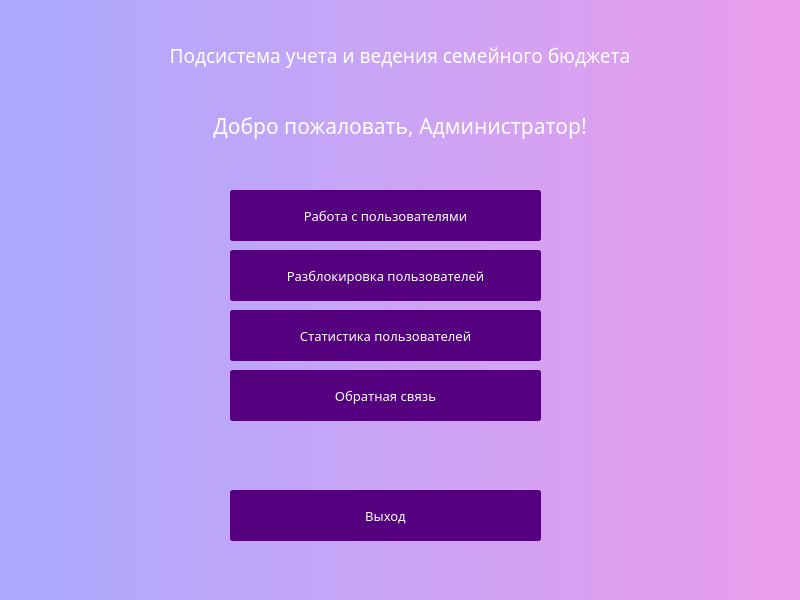
<?xml version="1.0" encoding="UTF-8"?>
<ui version="4.0">
 <class>AdminMenu</class>
 <widget class="QDialog" name="AdminMenu">
  <property name="geometry">
   <rect>
    <x>0</x>
    <y>0</y>
    <width>800</width>
    <height>600</height>
   </rect>
  </property>
  <property name="minimumSize">
   <size>
    <width>800</width>
    <height>600</height>
   </size>
  </property>
  <property name="maximumSize">
   <size>
    <width>800</width>
    <height>600</height>
   </size>
  </property>
  <property name="windowTitle">
   <string>Dialog</string>
  </property>
  <property name="styleSheet">
   <string notr="true">background-color: qlineargradient(spread:pad, x1:0, y1:0, x2:1, y2:0, stop:0 rgb(170, 170, 255), stop:1 rgb(235, 157, 235));</string>
  </property>
  <widget class="QLabel" name="label_2">
   <property name="geometry">
    <rect>
     <x>0</x>
     <y>110</y>
     <width>800</width>
     <height>31</height>
    </rect>
   </property>
   <property name="minimumSize">
    <size>
     <width>800</width>
     <height>0</height>
    </size>
   </property>
   <property name="maximumSize">
    <size>
     <width>800</width>
     <height>16777215</height>
    </size>
   </property>
   <property name="font">
    <font>
     <family>Century Gothic</family>
     <pointsize>16</pointsize>
    </font>
   </property>
   <property name="styleSheet">
    <string notr="true">color: rgb(255, 255, 255);</string>
   </property>
   <property name="frameShadow">
    <enum>QFrame::Plain</enum>
   </property>
   <property name="text">
    <string>Добро пожаловать, Администратор!</string>
   </property>
   <property name="alignment">
    <set>Qt::AlignCenter</set>
   </property>
  </widget>
  <widget class="QPushButton" name="feedbackBtn">
   <property name="geometry">
    <rect>
     <x>230</x>
     <y>370</y>
     <width>311</width>
     <height>51</height>
    </rect>
   </property>
   <property name="font">
    <font>
     <family>Century Gothic</family>
     <pointsize>10</pointsize>
    </font>
   </property>
   <property name="styleSheet">
    <string notr="true">QPushButton{
	background-color:rgb(85, 0, 127);
border-radius: 3px;
border: 2px solid rgb(85, 0, 127);
color:rgb(255, 255, 255);
}

QPushButton::hover{
	background-color: rgb(108, 0, 162);
	border: 2px solid rgb(108, 0, 162);
}

QPushButton::pressed{
	background-color:rgb(129, 0, 193);
	border-bottom: 2px solid rgb(129, 0, 193);
	border-leftt:  2px solid rgb(129, 0, 193);
	border-right:  2px solid rgb(129, 0, 193);
}


</string>
   </property>
   <property name="text">
    <string>Обратная связь</string>
   </property>
  </widget>
  <widget class="QPushButton" name="quitBtn">
   <property name="geometry">
    <rect>
     <x>230</x>
     <y>490</y>
     <width>311</width>
     <height>51</height>
    </rect>
   </property>
   <property name="font">
    <font>
     <family>Century Gothic</family>
     <pointsize>10</pointsize>
    </font>
   </property>
   <property name="styleSheet">
    <string notr="true">QPushButton{
	background-color:rgb(85, 0, 127);
border-radius: 3px;
border: 2px solid rgb(85, 0, 127);
color:rgb(255, 255, 255);
}

QPushButton::hover{
	background-color: rgb(108, 0, 162);
	border: 2px solid rgb(108, 0, 162);
}

QPushButton::pressed{
	background-color:rgb(129, 0, 193);
	border-bottom: 2px solid rgb(129, 0, 193);
	border-leftt:  2px solid rgb(129, 0, 193);
	border-right:  2px solid rgb(129, 0, 193);
}


</string>
   </property>
   <property name="text">
    <string>Выход</string>
   </property>
  </widget>
  <widget class="QLabel" name="label">
   <property name="geometry">
    <rect>
     <x>0</x>
     <y>40</y>
     <width>800</width>
     <height>31</height>
    </rect>
   </property>
   <property name="minimumSize">
    <size>
     <width>800</width>
     <height>0</height>
    </size>
   </property>
   <property name="maximumSize">
    <size>
     <width>800</width>
     <height>16777215</height>
    </size>
   </property>
   <property name="font">
    <font>
     <family>Century Gothic</family>
     <pointsize>14</pointsize>
    </font>
   </property>
   <property name="styleSheet">
    <string notr="true">color: rgb(255, 255, 255);</string>
   </property>
   <property name="frameShadow">
    <enum>QFrame::Plain</enum>
   </property>
   <property name="text">
    <string>Подсистема учета и ведения семейного бюджета</string>
   </property>
   <property name="alignment">
    <set>Qt::AlignCenter</set>
   </property>
  </widget>
  <widget class="QPushButton" name="usersStatsBtn">
   <property name="geometry">
    <rect>
     <x>230</x>
     <y>310</y>
     <width>311</width>
     <height>51</height>
    </rect>
   </property>
   <property name="font">
    <font>
     <family>Century Gothic</family>
     <pointsize>10</pointsize>
    </font>
   </property>
   <property name="styleSheet">
    <string notr="true">QPushButton{
	background-color:rgb(85, 0, 127);
border-radius: 3px;
border: 2px solid rgb(85, 0, 127);
color:rgb(255, 255, 255);
}

QPushButton::hover{
	background-color: rgb(108, 0, 162);
	border: 2px solid rgb(108, 0, 162);
}

QPushButton::pressed{
	background-color:rgb(129, 0, 193);
	border-bottom: 2px solid rgb(129, 0, 193);
	border-leftt:  2px solid rgb(129, 0, 193);
	border-right:  2px solid rgb(129, 0, 193);
}


</string>
   </property>
   <property name="text">
    <string>Статистика пользователей</string>
   </property>
  </widget>
  <widget class="QPushButton" name="workWithUsersBtn">
   <property name="geometry">
    <rect>
     <x>230</x>
     <y>190</y>
     <width>311</width>
     <height>51</height>
    </rect>
   </property>
   <property name="font">
    <font>
     <family>Century Gothic</family>
     <pointsize>10</pointsize>
    </font>
   </property>
   <property name="styleSheet">
    <string notr="true">QPushButton{
	background-color:rgb(85, 0, 127);
border-radius: 3px;
border: 2px solid rgb(85, 0, 127);
color:rgb(255, 255, 255);
}

QPushButton::hover{
	background-color: rgb(108, 0, 162);
	border: 2px solid rgb(108, 0, 162);
}

QPushButton::pressed{
	background-color:rgb(129, 0, 193);
	border-bottom: 2px solid rgb(129, 0, 193);
	border-leftt:  2px solid rgb(129, 0, 193);
	border-right:  2px solid rgb(129, 0, 193);
}


</string>
   </property>
   <property name="text">
    <string>Работа с пользователями</string>
   </property>
  </widget>
  <widget class="QPushButton" name="unblockedBtn">
   <property name="geometry">
    <rect>
     <x>230</x>
     <y>250</y>
     <width>311</width>
     <height>51</height>
    </rect>
   </property>
   <property name="font">
    <font>
     <family>Century Gothic</family>
     <pointsize>10</pointsize>
    </font>
   </property>
   <property name="styleSheet">
    <string notr="true">QPushButton{
	background-color:rgb(85, 0, 127);
border-radius: 3px;
border: 2px solid rgb(85, 0, 127);
color:rgb(255, 255, 255);
}

QPushButton::hover{
	background-color: rgb(108, 0, 162);
	border: 2px solid rgb(108, 0, 162);
}

QPushButton::pressed{
	background-color:rgb(129, 0, 193);
	border-bottom: 2px solid rgb(129, 0, 193);
	border-leftt:  2px solid rgb(129, 0, 193);
	border-right:  2px solid rgb(129, 0, 193);
}


</string>
   </property>
   <property name="text">
    <string>Разблокировка пользователей</string>
   </property>
  </widget>
 </widget>
 <resources/>
 <connections/>
</ui>
